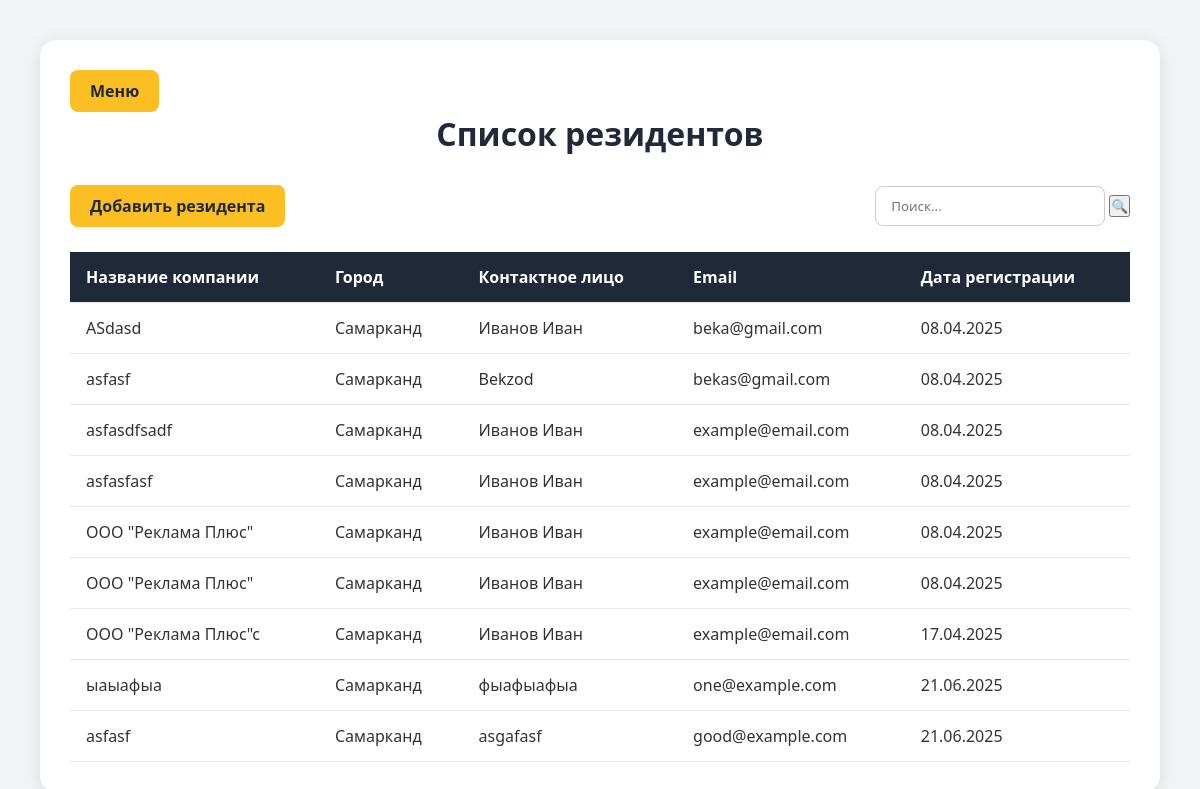
/rezident/ (signed in), run on the app's committed database.
### backend/models.py (models this page shows, shortened)
class Rezident(models.Model):
    company=models.CharField(max_length=60)
    photo = models.ImageField(blank=True, upload_to='pictures/')
    city=models.CharField(max_length=60)
    name=models.CharField(max_length=60)
    email=models.EmailField(blank=True)
    phone = PhoneNumberField()
    created_at = models.DateField(auto_now_add=True)

### backend/views.py (the view)
# urls.py: path('rezident/',views.RezidentView.as_view(),name='rezident'),
class RezidentView(LoginRequiredMixin,TemplateView):
   template_name = 'rezedent.html'
   login_url = reverse_lazy('login')
   def get_context_data(self, *, object_list=None, **kwargs):
      context = super().get_context_data(**kwargs)
      search=self.request.GET.get('search')
      if search:
         context['rezident'] = Rezident.objects.filter(
            Q(company__icontains=search) |
            Q(name__icontains=search) |
            Q(email__icontains=search)
         )
      else:
         context['rezident'] = Rezident.objects.all()
      return context

### backend/templates/rezedent.html (shortened to what this page needs)
<!DOCTYPE html>
<html lang="ru">
<head>
</head>
<body>
    <div class="container">
         <button class="btn add-btn"  onclick="window.location.href='{% url 'dashboard' %}'">Меню</button>
        <h1 class="title">Список резидентов</h1>
        <div class="controls">
            <button class="btn add-btn" onclick="window.location.href='{% url 'create_rez' %}'">Добавить резидента</button>
            <form action="" method="GET">
            <input type="text" placeholder="Поиск..." class="search-input" name="search">
                <button type="submit"
          class="bg-blue-500 text-white px-4 py-2 rounded-r-2xl hover:bg-blue-600 transition">
    🔍
  </button>
        </div>
        <table class="residents-table">
            <thead>
                <tr>
                    <th>Название компании</th>
                    <th>Город</th>
                    <th>Контактное лицо</th>
                    <th>Email</th>
                    <th>Дата регистрации</th>
                </tr>
            </thead>
            <tbody>
            {% for item in rezident %}
                <tr>
                    <td>{{item.company}}</td>
                    <td>{{item.city}}</td>
                    <td>{{item.name}}</td>
                    <td>{{item.email}}</td>
                    <td>{{item.created_at|date:"d.m.Y"}}</td>
                </tr>
            {% endfor %}
            </tbody>
        </table>
    </div>
</body>
</html>

### backend/templates/rezedent.html (style rules this page uses)
* { margin: 0; padding: 0; box-sizing: border-box; font-family: "Segoe UI", sans-serif; }
body { background: #f3f4f6; color: #333; padding: 40px; }
.container { max-width: 1200px; margin: auto; background: white; padding: 30px; border-radius: 16px; box-shadow: 0 4px 20px rgba(0, 0, 0, 0.1); }
.title { text-align: center; font-size: 32px; margin-bottom: 30px; color: #1f2937; }
.controls { display: flex; justify-content: space-between; align-items: center; margin-bottom: 25px; flex-wrap: wrap; gap: 10px; }
.btn { padding: 10px 20px; border: none; border-radius: 8px; cursor: pointer; font-size: 16px; }
.add-btn { background-color: #fbbf24; color: #1f2937; font-weight: bold; transition: background 0.3s; }
.search-input { flex: 1; padding: 10px 15px; border: 1px solid #ccc; border-radius: 8px; max-width: 300px; }
.residents-table { width: 100%; border-collapse: collapse; margin-top: 10px; }
.residents-table thead { background-color: #1f2937; color: white; }
.residents-table th, .residents-table td { padding: 14px 16px; text-align: left; border-bottom: 1px solid #e5e7eb; }

### data on the page
Rezident: company "ASdasd", city "Самарканд", name "Иванов Иван", email "beka@gmail.com", created_at "08.04.2025"
Rezident: company "asfasf", city "Самарканд", name "Bekzod", email "bekas@gmail.com", created_at "08.04.2025"
Rezident: company "asfasdfsadf", city "Самарканд", name "Иванов Иван", email "example@email.com", created_at "08.04.2025"
Rezident: company "asfasfasf", city "Самарканд", name "Иванов Иван", email "example@email.com", created_at "08.04.2025"
Rezident: company "ООО \"Реклама Плюс\"", city "Самарканд", name "Иванов Иван", email "example@email.com", created_at "08.04.2025"
Rezident: company "ООО \"Реклама Плюс\"", city "Самарканд", name "Иванов Иван", email "example@email.com", created_at "08.04.2025"
Rezident: company "ООО \"Реклама Плюс\"с", city "Самарканд", name "Иванов Иван", email "example@email.com", created_at "17.04.2025"
Rezident: company "ыаыафыа", city "Самарканд", name "фыафыафыа", email "one@example.com", created_at "21.06.2025"
Rezident: company "asfasf", city "Самарканд", name "asgafasf", email "good@example.com", created_at "21.06.2025"
